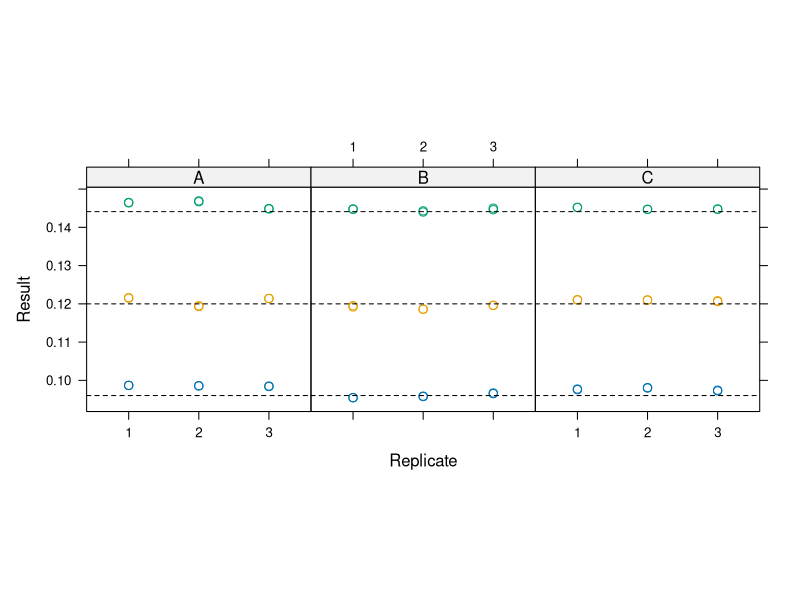

Generate this figure with R:
library(lattice)
setwd("E://Avedro//Validation")

data<-read.table("val.txt",header=T)
data$Replicate<-as.factor(data$Replicate)
data$Injection<-as.factor(data$Injection)

levels(data$Assay)<-c("Assay1","Assay2","Assay3")

xyplot(Result~Replicate|Assay,data=data,groups=data$Level,layout=c(3,1),
	aspect=1,type = "p",cex=1,pch=1,panel = function(x, ...) { 
	panel.xyplot(x,...)
	panel.abline(h=c(0.09604,0.1200,0.1441),lty=2)
	})
